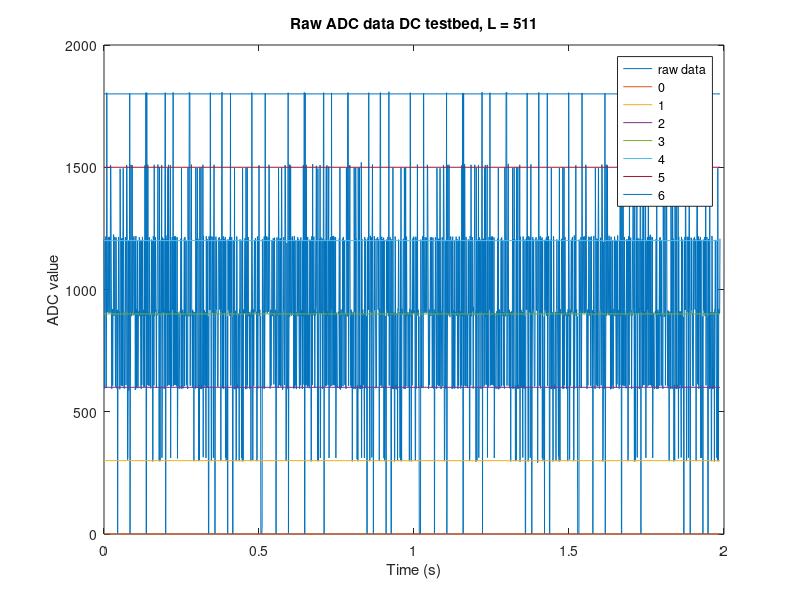

Recreate this plot in MATLAB. (Note: this script raises an error after producing the figure.)
load dc-testbed-raw-and-corr-n=9-N=6;
%load dc-testbed-raw-and-corr-n=7-N=6;

%L = 127;
L = 511;

close all;

start_idx = 1; %400
end_idx = length(corr); % 1200

f = 1000;

time_vector = (0:(end_idx-1)) ./ f;


plot(time_vector, raw(start_idx : end_idx))
title(['Raw ADC data DC testbed, L = ' num2str(L)]);
xlabel('Time (s)');
ylabel('ADC value');



hold on;

for idx = 0:6
   plot([time_vector(1) time_vector(end)],[300*idx 300*idx]); 
end;

%legend('raw data','0 LEDs on', '1 LEDs on', '2 LEDs on', '3 LEDs on', '4 LEDs on', '5 LEDs on', '6 LEDs on');
legend('raw data','0', '1', '2', '3', '4', '5', '6');

yyaxis right;

ylim([0 1800/1024*5/25*1000]);
ylabel('Current (mA)');
hold off;


figure;

plot(time_vector, corr(start_idx : end_idx));
title(['Correlation, L = ' num2str(L)]);
xlabel('Time (s)');
ylabel('Correlation');

hold on;

plot(time_vector, corr_not_included_code(start_idx : end_idx), 'black');

plot([time_vector(1) time_vector(end)],[L/2 L/2], 'red'); 

legend('Corr. w/ present code', 'Corr w/ not present code', 'Threshold');
hold off;


idx_first_tp = 511;%95;
%idx_first_tp = 95;
tp = 0;
fp = 0;
tn = 0;
fn = 0;

f = zeros(1, end_idx);



for idx=1:end_idx
   if (mod(idx - idx_first_tp, L) == 0)
        %tp = 0;
        %fp = 0;
        %tn = 0;
        %fn = 0;

       if corr(idx) > L/2
           tp = tp + 1;
       else
           fn = fn + 1;
       end;
   else
       if corr(idx) > L/2
           fp = fp + 1;
       else
           tn = tn + 1;
       end;
   end;
   
   precision = tp / (tp + fp);
   recall = tp / (tp + fn);
   
   if (precision == 0 && recall == 0)
       f(idx) = 1;
   else
       f(idx) =  2 * precision * recall / (precision + recall);
   end;
       
    
end;

precision = tp / (tp + fp);
recall = tp / (tp + fn);

figure;
plot(time_vector, f);
title(['F-Measure, L = ' num2str(L)])
xlabel('Time (s)');
ylabel('F-Measure');







